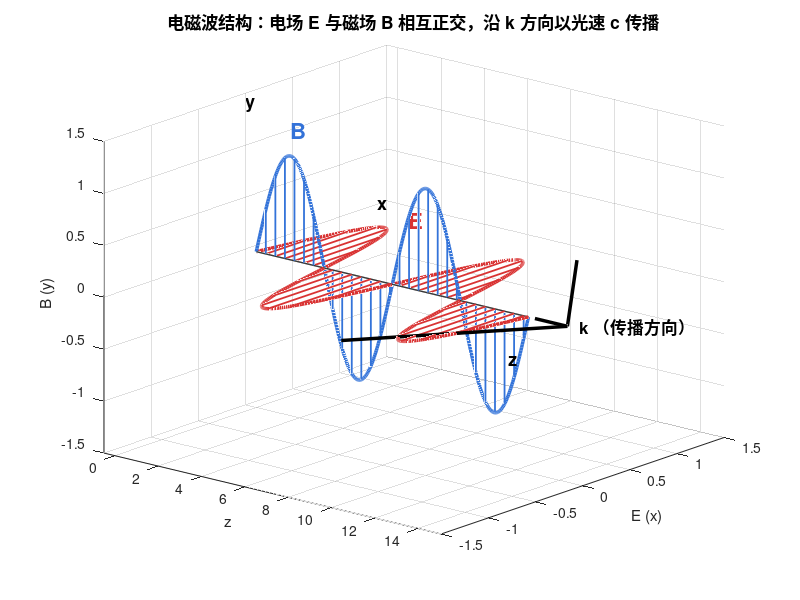

MATLAB code to generate this figure: (Note: this script raises an error after producing the figure.)
%% Chapter 2 — Section 2.3 配图生成脚本
% 生成空气中的电磁波相关的 6 张讲义配图
close all; clearvars; clc;
out = 'E:\AI-Link Group\Chapter#2\';

%% ═══ 图1：电磁波结构（E、B 正交振荡，沿 k 传播）═══
z = linspace(0, 4*pi, 400);
E = sin(z);
B = sin(z);

fig = figure('Position',[100 100 900 480],'Color','w');
hold on; grid on; view(40, 22);

% 传播方向 z 轴上的水平参考线
plot3(z, zeros(size(z)), zeros(size(z)),'k-','LineWidth',1);

% 电场 E（沿 x 方向，红色）
for k = 1:14:length(z)
    plot3([z(k) z(k)],[0 E(k)],[0 0],'Color',[0.85 0.2 0.2],'LineWidth',1.3);
end
plot3(z, E, zeros(size(z)),'Color',[0.85 0.2 0.2],'LineWidth',2.5);

% 磁场 B（沿 y 方向，蓝色）
for k = 1:14:length(z)
    plot3([z(k) z(k)],[0 0],[0 B(k)],'Color',[0.2 0.45 0.85],'LineWidth',1.3);
end
plot3(z, zeros(size(z)), B,'Color',[0.2 0.45 0.85],'LineWidth',2.5);

% 传播方向箭头
quiver3(4*pi+0.3, 0, 0, 1.5, 0, 0, 0,'k','LineWidth',2.5,'MaxHeadSize',2);
text(4*pi+1.9, 0, 0,'  k （传播方向）','FontSize',12,'FontWeight','bold');

% E、B 标注
text(pi/2, 1.25, 0, 'E', 'Color',[0.85 0.2 0.2],'FontSize',16,'FontWeight','bold');
text(pi/2, 0, 1.25, 'B', 'Color',[0.2 0.45 0.85],'FontSize',16,'FontWeight','bold');

% 坐标轴标注
text(-0.5, 1.4, 0,'x','FontSize',13,'FontWeight','bold');
text(-0.5, 0, 1.4,'y','FontSize',13,'FontWeight','bold');
text(4*pi+0.4, -0.3,-0.3,'z','FontSize',13,'FontWeight','bold');

xlim([-0.5 4*pi+2.5]); ylim([-1.5 1.5]); zlim([-1.5 1.5]);
xlabel('z'); ylabel('E (x)'); zlabel('B (y)');
title('电磁波结构：电场 E 与磁场 B 相互正交，沿 k 方向以光速 c 传播','FontSize',12.5);
saveas(fig,[out 'fig2_em_wave_propagation.png']); close(fig);

%% ═══ 图2：近场 vs 远场 ═══
fig = figure('Position',[100 100 900 460],'Color','w');
hold on; axis equal; axis off;

% 天线（中心）
plot(0, 0,'ks','MarkerSize',16,'MarkerFaceColor','k');
text(0, -0.55,'天线','HorizontalAlignment','center','FontSize',11,'FontWeight','bold');

% 近场区域（红色阴影）
theta = linspace(0, 2*pi, 200);
r_near = 1.0;
fill(r_near*cos(theta), r_near*sin(theta), [1 0.85 0.85], ...
    'EdgeColor',[0.8 0.2 0.2],'LineWidth',1.5,'LineStyle','--');

% 过渡区
r_trans = 2.2;
fill(r_trans*cos(theta), r_trans*sin(theta), [1 0.95 0.8], ...
    'EdgeColor',[0.8 0.5 0.1],'LineWidth',1.5,'LineStyle','--');
% 把内部的近场重新覆盖一次以形成圆环
fill(r_near*cos(theta), r_near*sin(theta), [1 0.85 0.85], ...
    'EdgeColor',[0.8 0.2 0.2],'LineWidth',1.5,'LineStyle','--');

% 远场区
r_far = 4.0;
plot(r_far*cos(theta), r_far*sin(theta), 'Color',[0.1 0.5 0.2],'LineWidth',1.5,'LineStyle','--');

% 远场平面波示意
for x0 = [3.2 3.6 4.0 4.4]
    plot([x0 x0],[-0.4 0.4],'Color',[0.1 0.5 0.2],'LineWidth',1.4);
end
text(4.6, 0.7,'远场：','FontSize',10,'Color',[0.1 0.5 0.2],'FontWeight','bold');
text(4.6, 0.4,'平面波','FontSize',10,'Color',[0.1 0.5 0.2]);

% 近场示意：复杂场结构
for ang = 0:30:330
    rr = 0.4;
    plot(rr*cosd(ang) + 0.1*cosd(ang+90), rr*sind(ang)+0.1*sind(ang+90),'.',...
        'Color',[0.8 0.2 0.2],'MarkerSize',8);
end

% 标注
text(0, 1.35,'近场','HorizontalAlignment','center','FontSize',11,'FontWeight','bold','Color',[0.8 0.2 0.2]);
text(0, 1.15,'(r < λ/2π)','HorizontalAlignment','center','FontSize',9,'Color',[0.8 0.2 0.2]);

text(1.55, 1.7,'过渡区','HorizontalAlignment','center','FontSize',11,'FontWeight','bold','Color',[0.8 0.5 0.1]);
text(2.5, 2.7,'远场 (r > 2D²/λ)','HorizontalAlignment','center','FontSize',11,'FontWeight','bold','Color',[0.1 0.5 0.2]);

% 距离箭头
annotation('arrow',[0.5 0.74],[0.5 0.5],'Color','k','LineWidth',1.5);
text(2, -0.25,'r →','FontSize',10);

xlim([-5 7]); ylim([-4.5 4.5]);
title('天线辐射的近场 / 过渡区 / 远场分区','FontSize',13,'FontWeight','bold');
saveas(fig,[out 'fig2_near_far_field.png']); close(fig);

%% ═══ 图3：电磁波谱 ═══
fig = figure('Position',[100 100 1000 360],'Color','w');
hold on;

% 频率范围（log10）
f_log_min = 3;     % 1 kHz
f_log_max = 20;    % 100 EHz

% 各频段（log10 起 - log10 止 - 颜色 - 名称 - 应用）
bands = {
    3,  4.5, [0.30 0.30 0.55], 'ELF/VLF', '潜艇';
    4.5,7,   [0.20 0.40 0.70], 'LF/MF',   'AM 广播';
    7,  7.5, [0.10 0.55 0.80], 'HF',      '短波';
    7.5,8.5, [0.10 0.70 0.65], 'VHF',     'FM/电视';
    8.5,9.5, [0.30 0.75 0.30], 'UHF',     '手机/WiFi';
    9.5,10.5,[0.80 0.80 0.10], 'SHF',     '微波/卫星';
    10.5,11.5,[0.95 0.60 0.10],'EHF',     '毫米波/5G';
    11.5,12.5,[0.90 0.40 0.15],'THz',     '6G 候选';
    12.5,14.5,[0.80 0.20 0.20],'IR',      '红外/光通信';
    14.5,15,[0.95 0.95 0.20], 'Vis',      '可见光';
    15, 17, [0.50 0.20 0.60], 'UV',       '紫外';
    17, 20, [0.30 0.05 0.30], 'X / γ',    'X 射线 / γ 射线';
};

for k = 1:size(bands,1)
    fill([bands{k,1} bands{k,2} bands{k,2} bands{k,1}], ...
         [0 0 1 1], bands{k,3},'EdgeColor','k','LineWidth',0.8);
    xc = (bands{k,1} + bands{k,2}) / 2;
    text(xc, 0.6, bands{k,4},'HorizontalAlignment','center', ...
        'FontSize',9,'FontWeight','bold','Color','w');
    text(xc, 0.25, bands{k,5},'HorizontalAlignment','center', ...
        'FontSize',8,'Color','w');
end

% 横坐标：频率刻度
ticks = 3:20;
tick_lbl = arrayfun(@(x) sprintf('10^{%d}',x), ticks,'UniformOutput',false);
xticks(ticks); xticklabels(tick_lbl);
yticks([]);
xlim([f_log_min f_log_max]); ylim([-0.45 1.4]);

% 上方刻度线：典型频率
key_f = [6, 8, 9.38, 9.70, 10.45, 14.7];
key_l = {'AM 1 MHz','FM 100 MHz','WiFi 2.4G','WiFi 5G','5G 28 GHz','可见光'};
for k = 1:length(key_f)
    plot([key_f(k) key_f(k)],[1 1.15],'k-','LineWidth',1);
    text(key_f(k), 1.20, key_l{k},'HorizontalAlignment','center','FontSize',8.5,'Rotation',25);
end

xlabel('频率 (Hz)','FontSize',12);
title('电磁波谱：从 kHz 射频到 EHz γ 射线（同一物理本质，区别只在频率）','FontSize',12.5);
box on;
saveas(fig,[out 'fig2_em_spectrum.png']); close(fig);

%% ═══ 图4：天线方向图（全向 vs 定向）═══
fig = figure('Position',[100 100 900 400],'Color','w');

% 左：偶极子（sin²θ 方向图）
subplot(1,2,1);
theta = linspace(0, 2*pi, 360);
r_dip = abs(sin(theta));   % 偶极子方向图（俯视/侧视）
polarplot(theta, r_dip,'Color',[0.15 0.45 0.75],'LineWidth',2.2);
title({'半波偶极子（全向天线）','侧视：sin(θ) 方向图，增益 ≈ 2.15 dBi'},'FontSize',11);
rlim([0 1.05]);

% 右：定向天线（窄主瓣）
subplot(1,2,2);
% 主瓣（高斯型）+ 旁瓣
main_lobe = exp(-((theta - 0)/0.35).^2) + exp(-((theta - 2*pi)/0.35).^2);
side_lobe = 0.18 * abs(cos(3*theta));
r_dir = main_lobe + 0.15*side_lobe;
r_dir = r_dir / max(r_dir);
polarplot(theta, r_dir,'Color',[0.85 0.25 0.1],'LineWidth',2.2);
title({'定向天线（如 Yagi、抛物面）','窄主瓣 + 小旁瓣，增益 ≈ 15 ~ 25 dBi'},'FontSize',11);
rlim([0 1.05]);

sgtitle('天线方向图：全向 vs 定向','FontSize',13,'FontWeight','bold');
saveas(fig,[out 'fig2_antenna_pattern.png']); close(fig);

%% ═══ 图5：自由空间路径损耗 ═══
fig = figure('Position',[100 100 860 420],'Color','w');

d = logspace(0, 5, 500);   % 1 m ~ 100 km
freqs = [100e6, 1e9, 2.4e9, 5e9, 28e9];
labels = {'100 MHz','1 GHz','2.4 GHz (WiFi)','5 GHz (WiFi)','28 GHz (5G mmWave)'};
colors = [0.15 0.45 0.75;
          0.20 0.65 0.30;
          0.85 0.55 0.10;
          0.85 0.25 0.10;
          0.55 0.15 0.55];

hold on;
for k = 1:length(freqs)
    f = freqs(k);
    FSPL = 20*log10(d) + 20*log10(f) - 147.55;  % d 为 m，f 为 Hz
    semilogx(d, FSPL,'Color',colors(k,:),'LineWidth',2,'DisplayName',labels{k});
end
set(gca,'XScale','log');

% 关键距离参考线
for d_ref = [10, 100, 1000]
    xline(d_ref,'Color',[0.7 0.7 0.7],'LineStyle',':','LineWidth',0.8);
end

xlabel('距离 d (m)','FontSize',12);
ylabel('路径损耗 FSPL (dB)','FontSize',12);
title('自由空间路径损耗：频率每翻倍 +6 dB，距离每翻倍 +6 dB','FontSize',12);
legend('Location','southeast','FontSize',10);
xlim([1 1e5]); ylim([20 160]);
grid on;
saveas(fig,[out 'fig2_path_loss.png']); close(fig);

%% ═══ 图6：多径衰落（小尺度衰落）═══
% 模拟：多条多径分量叠加，接收端沿空间移动时的信号强度
fc = 2.4e9;
c  = 3e8;
lambda = c / fc;

% 多径分量：每条有不同幅度、相位、到达角
N_paths = 8;
rng(42);  % 可复现
amps   = [1.0, 0.7, 0.55, 0.45, 0.35, 0.30, 0.25, 0.20];
phases = 2*pi*rand(1, N_paths);
aoas   = pi*(rand(1, N_paths) - 0.5);  % 到达角 -π/2 ~ π/2

% 接收点沿 x 移动
x_rx = linspace(0, 10*lambda, 2000);
rx_field = zeros(size(x_rx));
for k = 1:N_paths
    rx_field = rx_field + amps(k) * exp(1j*(phases(k) + 2*pi/lambda * x_rx * sin(aoas(k))));
end
rx_pow_dB = 20*log10(abs(rx_field) / max(abs(rx_field)));

fig = figure('Position',[100 100 860 420],'Color','w');
plot(x_rx/lambda, rx_pow_dB,'Color',[0.15 0.45 0.75],'LineWidth',1.4); hold on;
yline(0,'r--','LineWidth',1.2);
text(0.2, 1.5,'相长干涉峰','Color','r','FontSize',9.5);

% 标注深衰落点
[neg_pks, locs] = findpeaks(-rx_pow_dB, 'MinPeakProminence',5);
plot(x_rx(locs)/lambda, -neg_pks, 'vk','MarkerSize',8,'MarkerFaceColor','k');
if ~isempty(locs)
    text(x_rx(locs(1))/lambda+0.2, -neg_pks(1)-1, ...
        '← 深衰落点（相消干涉）','Color','k','FontSize',9.5);
end

xlabel('接收位置（以波长 λ 为单位）','FontSize',12);
ylabel('归一化接收功率 (dB)','FontSize',12);
title({sprintf('多径衰落：%d 条路径叠加，f = %.1f GHz （λ ≈ %.1f cm）', N_paths, fc/1e9, lambda*100), ...
       '接收端移动 λ/2（≈ 6 cm）就可能从最强变到最弱'},'FontSize',11.5);
grid on; ylim([-35 5]);
saveas(fig,[out 'fig2_multipath_fading.png']); close(fig);

fprintf('=== Section 2.3 全部 %d 张图已生成，保存在 %s ===\n', 6, out);
